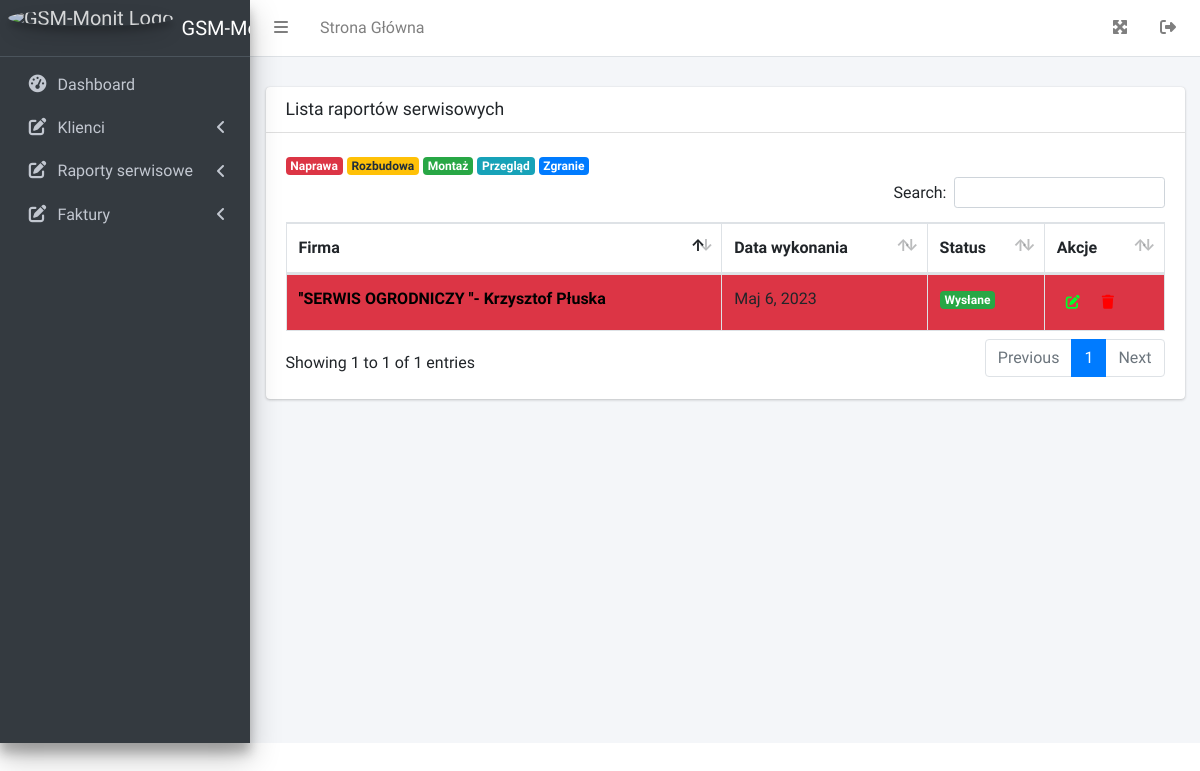
Screenshot of /pl/panel/raport/list (signed in) with the database file from the repository.
### panel/models.py (models this page shows, shortened)
class SerwisRaport(models.Model):
    RODZAJ_NAPRAWA = 1
    RODZAJ_ROZBUDOWA = 2
    RODZAJ_MONTAZ = 3
    RODZAJ_PRZEGLAD = 4
    RODZAJ_ZGRANIE = 5
    RODZAJ_CHOICES = [
        (RODZAJ_NAPRAWA, "Naprawa"),
        (RODZAJ_ROZBUDOWA, "Rozbudowa"),
        (RODZAJ_MONTAZ, "Montaż"),
        (RODZAJ_PRZEGLAD, "Przegląd"),
        (RODZAJ_ZGRANIE, "Zgranie"),
    ]
    STATUS_NOWE = 1
    STATUS_ZAFAKTUROWANE = 2
    STATUS_WYSLANE = 3
    STATUS_CHOICES = [
        (STATUS_NOWE, "Nowe"),
        (STATUS_ZAFAKTUROWANE, "Zafakturowane"),
        (STATUS_WYSLANE, "Wysłane"),
    ]
    firma = models.ForeignKey(Klient, related_name="firma", on_delete=models.CASCADE, blank=False, null=False)
    data_end = models.DateField()
    hour_end = models.TimeField(default=timezone.now)
    wykonane_prace = models.TextField(max_length=250)
    urzadzenia = models.TextField(max_length=250, blank=True, null=True)
    robocizna = models.IntegerField()
    dojazd = models.IntegerField()
    rodzaj_prac = models.PositiveSmallIntegerField(choices=RODZAJ_CHOICES, default=RODZAJ_NAPRAWA)
    zdjecia = models.FileField(upload_to='zdjeciaraporty/', blank=True, null=True)
    pracownik = models.ForeignKey(User, related_name="user", on_delete=models.CASCADE,blank=True, null=True)
    pracownicy_szt = models.IntegerField(blank=True, null=True, default=1)
    status = models.PositiveSmallIntegerField(choices=STATUS_CHOICES, default=STATUS_NOWE, blank=True, null=True)
    class Meta:
        verbose_name = 'Raport serwisowy'
        verbose_name_plural = 'Raporty serwisowe'

class Klient(models.Model):
    nazwa_firmy = models.CharField(max_length=150)
    imie = models.CharField(max_length=50, null=True, blank=True)
    nazwisko = models.CharField(max_length=50, null=True, blank=True)
    email = models.EmailField(null=True, blank=True)
    nip = models.IntegerField(null=True, blank=True)
    ulica = models.CharField(max_length=50)
    kod_pocztowy = models.CharField(max_length=50)
    kraj = models.CharField(max_length=50, null=True, blank=True)
    miejscowosc = models.CharField(max_length=50)
    telefon = models.IntegerField(null=True, blank=True)
    czy_firma = models.BooleanField(default=True)
    class Meta:
        verbose_name = 'Klient'
        verbose_name_plural = 'Klienci'

### panel/views/raportlist_view.py (the view)
# urls.py: path('raport/list', RaportListView.as_view(), name='list_raport'),
class RaportListView(LoginRequiredMixin, View):
    login_url = reverse_lazy('login')
    def get(self, request):
        queryset = SerwisRaport.objects.all().order_by("-data_end")
        context = {
            'raports': queryset,
        }
        return render(request, 'panel/raportyserwisowe/raportlist.html', context)

### templates/panel/raportyserwisowe/raportlist.html
{% extends 'panel/base/base.html' %}
{%load static%}
{% block content %}
<div class="content-wrapper" xmlns="http://www.w3.org/1999/html">
    <section class="content-header">
    </section>
    <section class="content">
        <div class="container-fluid">
            <div class="card">
              <div class="card-header">
              <h3 class="card-title">Lista raportów serwisowych</h3>
              </div>
              <div class="card-body">
                <span class="badge badge-danger">Naprawa</span>
                <span class="badge badge-warning">Rozbudowa</span>
                <span class="badge badge-success">Montaż</span>
                <span class="badge badge-info">Przegląd</span>
                <span class="badge badge-primary">Zgranie</span>
                <table id="example1" class="table table-bordered table-striped">
                  <thead>
                    <tr>
                      <th>Firma</th>
                      <th>Data wykonania</th>
                      <th>Status</th>
                      <th>Akcje</th>
                    </tr>
                  </thead>
                  <tbody>
                  {% for raport in raports %}
                  {% if raport.rodzaj_prac == 1 %}
                    <tr style="background-color: #dc3545;">
                      {% elif raport.rodzaj_prac == 2 %}
                    <tr style="background-color: #ffc107;">
                      {% elif raport.rodzaj_prac == 3 %}
                    <tr style="background-color: #28a745;">
                      {% elif raport.rodzaj_prac == 4 %}
                    <tr style="background-color: #17a2b8;">
                      {% elif raport.rodzaj_prac == 5 %}
                    <tr style="background-color: #007bff;">
                      {% endif %}
                      <td><a href="{% url 'detail_raport' raport.pk %}" style="color:black; font-weight:bold;">{{ raport.firma.nazwa_firmy }}</a></td>
                      <td>{{ raport.data_end|default:"Brak" }}</td>
                      <td>
                        {% if raport.status == 1 %}
                          <span class="badge badge-warning">{{ raport.get_status_display }}</span>
                        {% elif raport.status == 2 %}
                          <span class="badge badge-primary">{{ raport.get_status_display }}</span>
                        {% elif raport.status == 3 %}
                          <span class="badge badge-success">{{ raport.get_status_display }}</span>
                        {% endif %}
                      </td>
                      <td>
                        <button type="button" class="btn btn-link btn-sm btn-rounded">
                          <a href="{% url 'edit_raport' raport.pk %}"><i class="fa-solid fa-pen-to-square" style="color: #00ff2a;"></i></a>
                        </button>
                        <button type="button" class="btn btn-link btn-sm btn-rounded">
                          <a href="{% url 'delete_raport' raport.pk %}"><i class="fa-solid fa-trash" style="color: #ff0000;"></i></a>
                        </button>
                      </td>
                    </tr>
                  {% endfor %}
                  </tbody>
                </table>
              </div>
            </div>
        </div>
    </section>
</div>
{% endblock %}

### rows the page displays
SerwisRaport: firma.nazwa_firmy "''SERWIS OGRODNICZY ''- Krzysztof Płuska", data_end "Maj 6, 2023", status "Wysłane"
